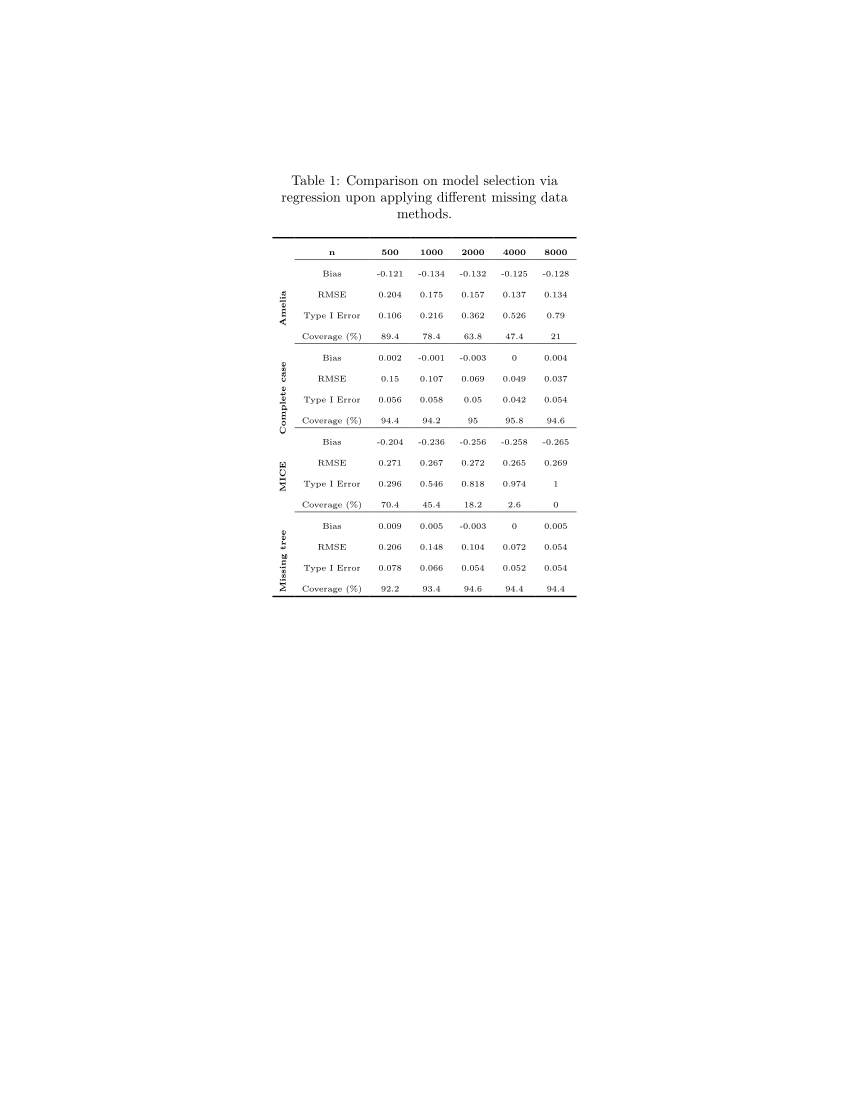

Write the R code that produced this figure.
library(tidyverse)
library(ggplot2)
library(huxtable)

load('Simulations/sim2/G3-ext/results.Rdata')

N <- c(500, 1000, 2000, 4000, 8000)
nsim <- 500
true_beta1 <- 0  # True value of beta1 (X3 ⊥ X1 | X2)
alpha <- 0.05

# Initialize storage matrices for each metric and method
methods <- c("Amelia", "Complete case","MICE", "Missing tree")


# Calculate metrics for each method and sample size
summary_results <- list()

for (method in methods) {
  for (j in 1:length(N)) {
    n <- N[j]
    
    # Extract results for this method and sample size
    estimates <- results[[method]]$estimate[, j]
    ses <- results[[method]]$se[, j]
    ci_lowers <- results[[method]]$ci_lower[, j]
    ci_uppers <- results[[method]]$ci_upper[, j]
    p_values <- results[[method]]$p_value[, j]
    
    # Calculate metrics
    bias <- mean(estimates - true_beta1)
    rmse <- sqrt(mean((estimates - true_beta1)^2))
    type1_error <- mean(p_values < alpha)
    coverage <- mean(ci_lowers <= true_beta1 & ci_uppers >= true_beta1)
    
    # Store
    summary_results[[length(summary_results) + 1]] <- data.frame(
      Method = method,
      n = n,
      Bias = bias,
      RMSE = rmse,
      Type_I_Error = type1_error,
      Coverage = coverage*100,
      stringsAsFactors = FALSE
    )
  }
}

# Combine into one data frame
summary_df <- bind_rows(summary_results)

tab_data <- do.call(rbind, lapply(methods, function(x) {
  t(summary_df[summary_df$Method == x, 3:6])
}))

tab_data <- apply(tab_data, MARGIN=2, FUN=function(x) sprintf("%.3f", x))

tab_data

# make table
library(huxtable)
library(dplyr)
options(scipen = 999)

table1 <- as_hux(tab_data) %>% 
  insert_row("500","1000","2000","4000","8000", after = 0) %>% 
  insert_column(c("n",rep(c('Bias','RMSE','Type I Error','Coverage (%)'),4)), after = 0) %>%
  insert_column(c('','Amelia','','','','Complete case','','','','MICE','','','','Missing tree','','',''), after = 0) %>%
  merge_cells(2:5, 1) %>% 
  merge_cells(6:9, 1) %>%
  merge_cells(10:13, 1) %>%
  merge_cells(14:17, 1) %>%
  set_valign(c(2,6,10,14), col=1,"middle") %>% 
  set_rotation(c(2,6,10,14), 1, 90) %>% 
  set_align(col=1, everywhere, "left") %>%
  set_number_format(everywhere,everywhere, "%s") %>% 
  set_align(col=2:ncol(.),everywhere,"center") %>%
  set_all_padding(2)  %>%
  set_bold(1, everywhere) %>%
  set_bold(everywhere, 1) %>%
  set_top_border(row = c(2,6,10,14), col =2:ncol(.)) %>% 
  set_bottom_border(row = 1, col =2:ncol(.),brdr(0.4, "solid")) %>% 
  set_top_border(row=1,col=everywhere,brdr(1, "solid")) %>% set_bottom_border(row = nrow(.),col = everywhere,brdr(1, "solid")) %>%
  set_font_size(6) %>% 
  set_caption("Comparison on model selection via regression upon applying different missing data methods.")

table1
quick_latex(table1, file = "Simulations/sim2/G3-ext/table.tex")
